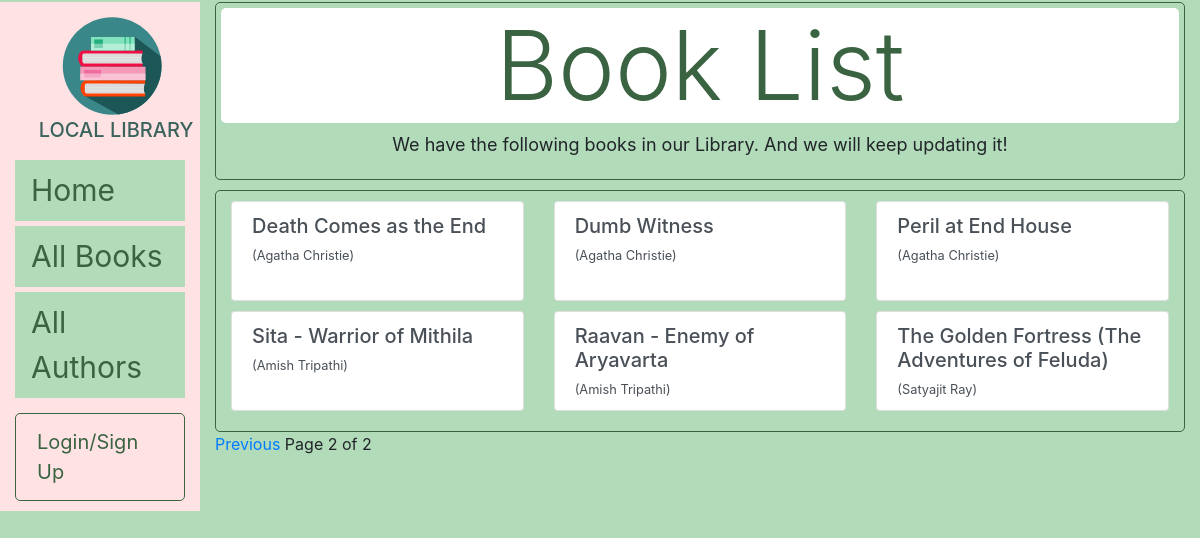
The page /catalog/books/?page=2 on the database as committed earlier.
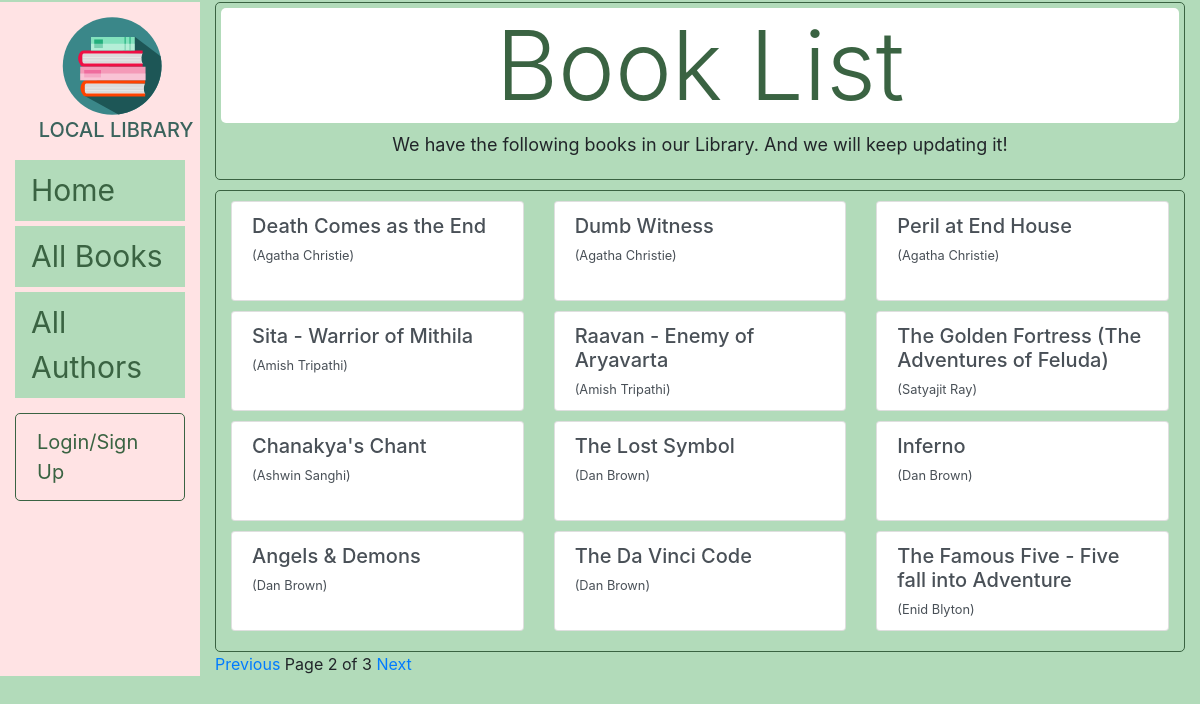
The same page on the database as committed later.
### catalog/models.py (models this page shows, shortened)
class Book(models.Model):
    title = models.CharField(max_length = 200)
    author = models.ForeignKey('Author', on_delete=models.SET_NULL, null=True)
    summary = models.TextField(max_length = 2000, help_text ='Enter a brief description of the book')
    isbn = models.CharField('ISBN', max_length = 13, help_text = '13 Character ISBN number')
    genre = models.ManyToManyField(Genre, help_text = 'Select a genre for this book. To select multiple genres, press Ctrl and select multiple genres.')
    language = models.ForeignKey(Language, help_text = 'Select a language for this book', on_delete=models.SET_NULL, null=True)
    def get_absolute_url(self):
        return reverse('book-detail', args=[str(self.id)])
    def display_genre(self):
        """Create a string for the Genre. This is required to display genre in Admin."""
        return ', '.join(genre.name for genre in self.genre.all()[:3])
    display_genre.short_description = 'Genre'

class Author(models.Model):
    first_name = models.CharField(max_length = 100)
    last_name = models.CharField(max_length = 100)
    date_of_birth = models.DateField(null = True, blank = True)
    date_of_death = models.DateField('Died', null = True, blank = True)
    class Meta:
        ordering = ['last_name', 'first_name']
    def __str__(self):
        return f'{self.first_name} {self.last_name}'

### catalog/views.py (the view)
# urls.py: path('books/', views.BookListView.as_view(), name='books'),
class BookListView(generic.ListView):
    model = Book
    paginate_by = 12

### catalog/templates/catalog/book_list.html (shortened to what this page needs)
{% extends "base_generic.html" %}
{% block content %}
	<div style="border-style:solid;border-color:#3a6342;border-width:1px;border-radius:5px;padding:5px;margin-bottom:10px;margin-top:2px;">
		<h1 class="display-1" style="background-color:white;border-radius:5px;color:#3a6342;">Book List</h1>
		<p style="text-align:center;font-size:18px;">We have the following books in our Library. And we will keep updating it!</p>
	</div>
	<div class="container" style="border-style:solid;border-color:#3a6342;border-width:1px;padding-bottom:10px;border-radius:5px;">
		{% if book_list %}
			{% for book in book_list %}
				{% if forloop.first %}<div class="row" style="padding-top:10px;">{% endif %}
				<div class="col-4">
					<div class="list-group">
						<a href="{{ book.get_absolute_url }}" class="list-group-item list-group-item-action" style="height:100px;">
							<div class="d-flex w-100 justify-content-between">
								<h5 class="mb-1">{{ book.title }}</h5>
							</div>
							<small>({{ book.author }})</small>
						</a>
					</div>
				</div>
				{% if forloop.counter|divisibleby:3 %}</div><div class="row" style="padding-top:10px;">{% endif %}
  				{% if forloop.last %}</div>{% endif %}
			{% endfor %}
		{% else %}
			<p>There are no books in the library.</p>
		{% endif %}
	</div>
{% endblock %}

Rows that differ between the two databases and show on the page:
added Book: title "Chanakya's Chant", author "Ashwin Sanghi"
added Book: title "The Lost Symbol", author "Dan Brown"
added Book: title "Inferno", author "Dan Brown"
added Book: title "Angels & Demons", author "Dan Brown"
added Book: title "The Da Vinci Code", author "Dan Brown"
added Book: title "The Famous Five - Five fall into Adventure", author "Enid Blyton"
Other text that changed with them:
{{ page_obj.paginator.num_pages }}: "2" → "3"
text now shown: "Next"
